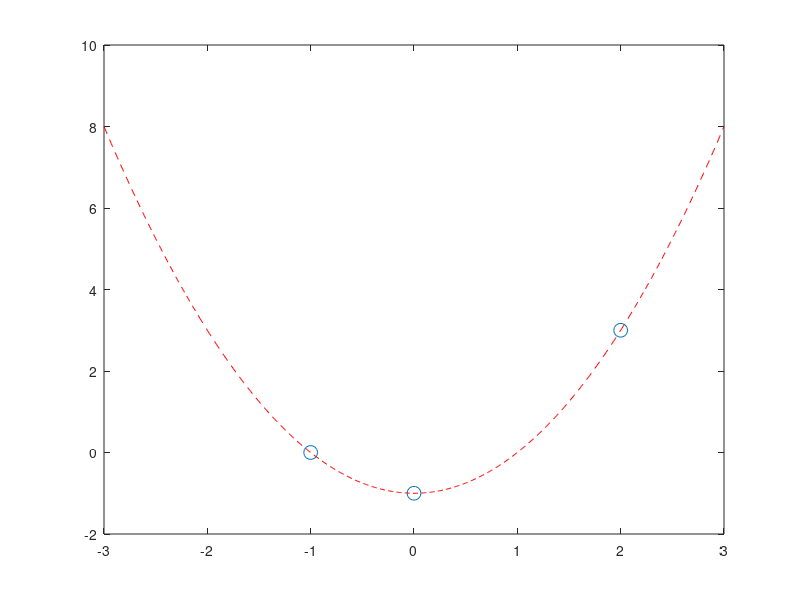
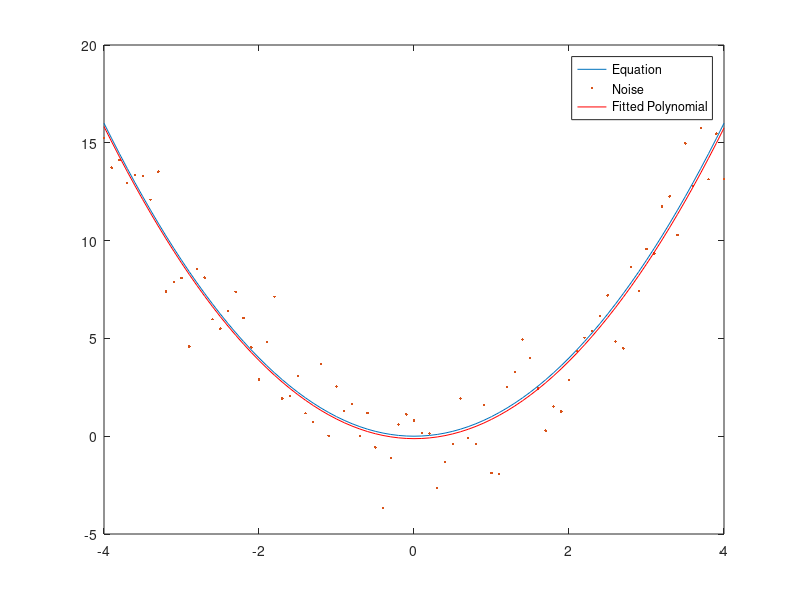

Reproduce these figures in MATLAB, in order. (Note: this script raises an error after producing the figures.)
%Example Polynomial Fitting

X = [-1 0 2];
Y = [0 -1 3];
p2 = polyfit(X,Y,2);
figure;
plot(X,Y,'o','MarkerSize',10);
hold on;
x = -3:0.01:3;
plot(x,polyval(p2,x),'r--');


%Exercise Polynomial Fitting
x = -4:0.1:4;
y = x.^2;
figure
plot(x,y);
hold on;
y = y+((max(y)./10).*randn(size(y)));
plot(x,y,'.');


hold on
p = polyfit(x,y,2);
plot(x,polyval(p,x),'r');
legend('Equation','Noise','Fitted Polynomial');

% Exercise Min Finding

x0 = fminbnd('myfun',-pi,pi)
x = -pi:pi/25:pi;
figure
plot(x,myfun(x));

%Differentiation and Integration
x = 0:0.01:2*pi;
y = sin(x);
dydx = diff(y)./diff(x);

% Differential Equations
% Chemical Reaction ODE Code


[t,y] = ode45('chem',[0 0.5],[0 1]);
plot(t,y(:,1),'k','LineWidth',1.5);
hold on;
plot(t,y(:,2),'r','LineWidth',1.5);
legend('A','B');
xlabel('Time(s)');
ylabel('Amount of Chemical');
title('Chemical Reaction');

% ODE Exercise
[t,y]=ode45(@(t,y) (-1*t*y/10),[0 10],10);
figure
plot(t,y);xlabel('Time');ylabel('y(t)');